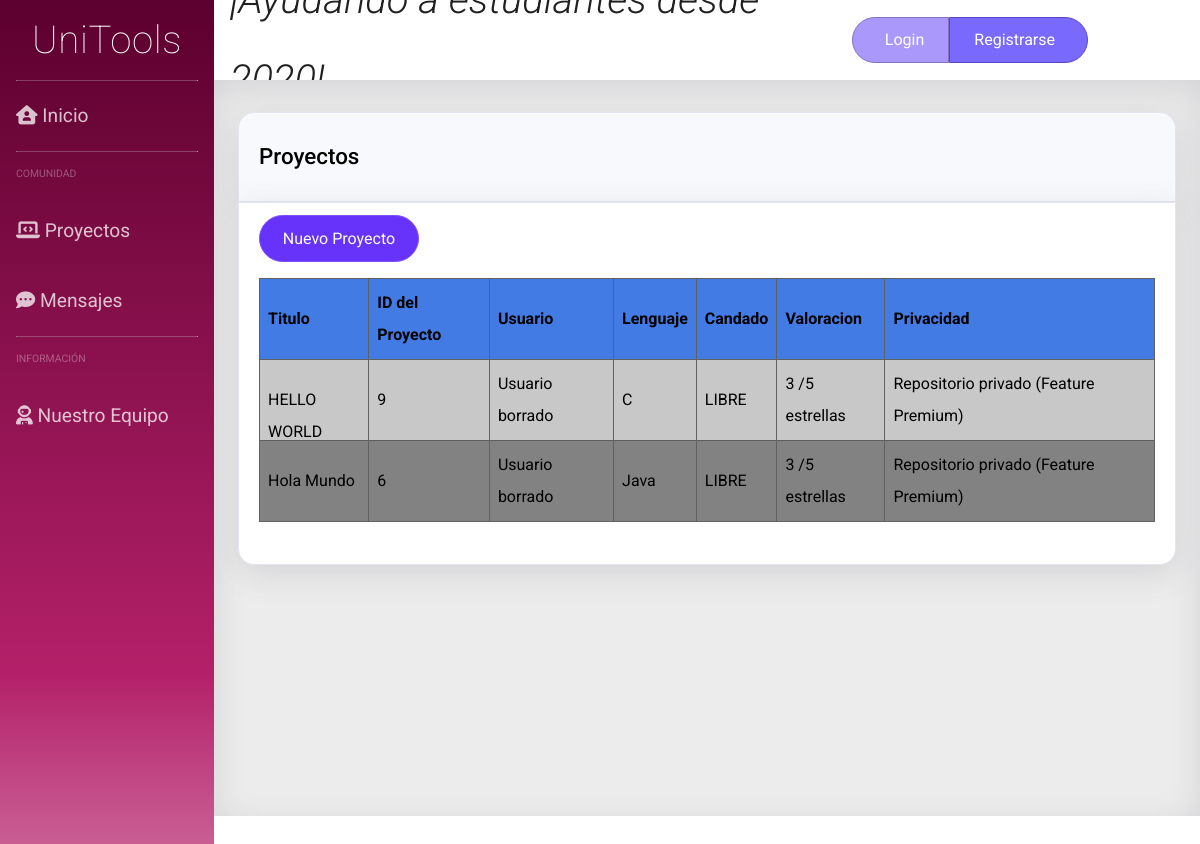
The page /proyectos.php on the database as committed earlier.
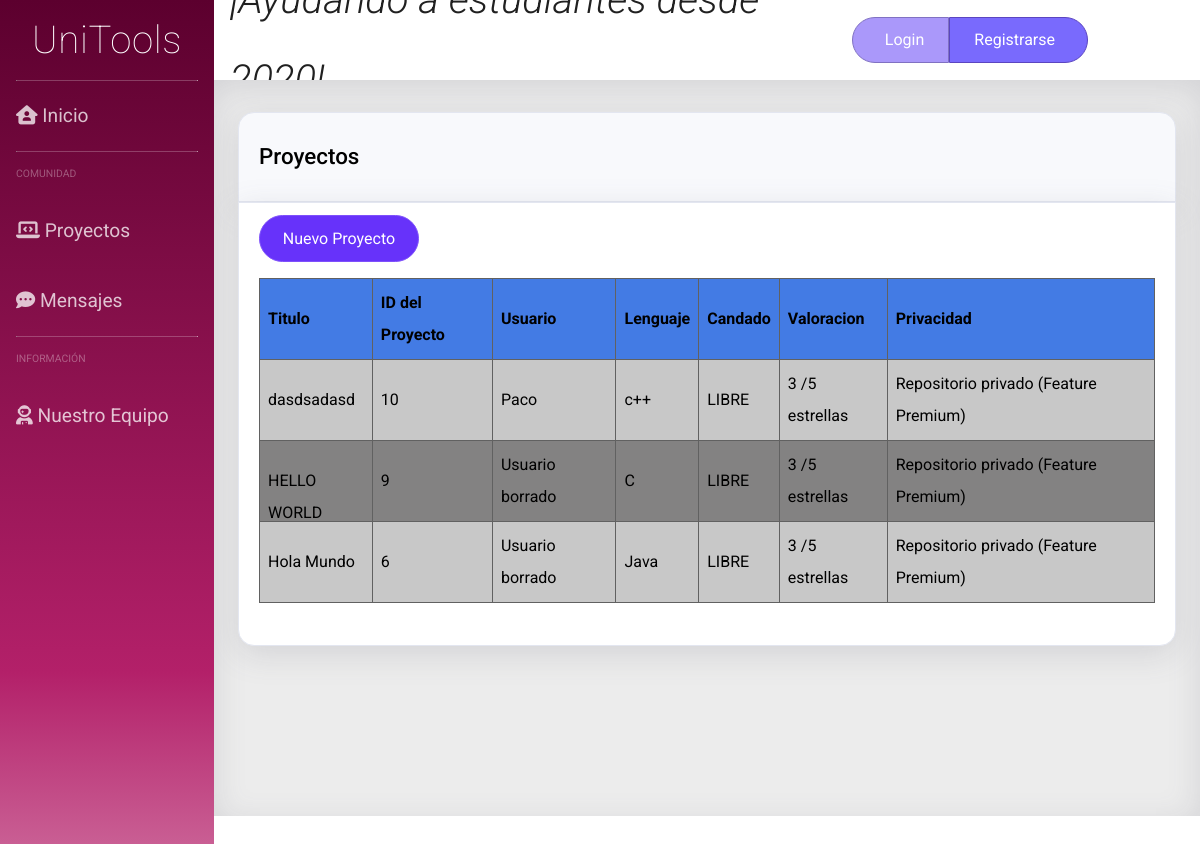
The same page on the database as committed later.
### tables this page shows
CREATE TABLE `project` (
  `id` int(11) NOT NULL,
  `titulo` varchar(100) NOT NULL,
  `candado` tinyint(1) NOT NULL,
  `userId` int(11) NOT NULL,
  `estrellas` int(11) NOT NULL,
  `privado` tinyint(1) NOT NULL,
  `lenguaje` varchar(50) NOT NULL,
  `contenido` varchar(200) NOT NULL,
  `file` varbinary(200) NOT NULL
);

CREATE TABLE `user` (
  `id_user` int(11) NOT NULL,
  `email` varchar(50) NOT NULL,
  `password` varchar(255) NOT NULL,
  `username` varchar(30) NOT NULL,
  `premium` tinyint(1) NOT NULL,
  `admin` tinyint(1) NOT NULL,
  `name` text NOT NULL,
  `aboutMe` text NOT NULL
);

### dao/project_class.php (called while the page is built, shortened)
<?php
class TOUproject {
	private $id;
	private $user;
	private $titulo;
	private $lenguaje;
  	private $candado;
	private $estrellas;
	private $privado;
  function __construct($id='',$user='',$titulo='',$contenido='',$lenguaje='',$privado='',$candado='',$estrellas='',$file='')
  {
    $this->id = $id;
    $this->user = $user;
    $this->titulo = $titulo;
    $this->lenguaje = $lenguaje;
    $this->privado = $privado;
    $this->candado = $candado;
    $this->estrellas = $estrellas;
  }
  public function get_id(){
		return $this->id;
	}
	public function get_user(){
		return $this->user;
	}
	public function get_titulo(){
		return $this->titulo;
	}
	public function get_privado(){
		return $this->privado;
	}
	public function get_lenguaje(){
		return $this->lenguaje;
	}
  public function get_candado(){
		return $this->candado;
	}
  public function get_estrellas(){
		return $this->estrellas;
	}
 }

### dao/DAO.php (called while the page is built, shortened)
<?php
class DAO {
	public $conn;
	public function __construct() {
		if (!$this->conn){
			if(isset($_SESSION['admin']) && $_SESSION['admin']){
				$this->conn = mysqli_connect("localhost", "root", "", "unitoolsdb");
			}else{
				$this->conn = mysqli_connect("localhost", "Usuario", "User", "unitoolsdb");
			}
		}
	}
	public function ejecutarConsulta($query){
		$result = mysqli_query($this->conn, $query) or die($this->conn->error);
        $array = mysqli_fetch_assoc($result);
		return $array;
	}
	public function devolverConsulta($query){
		$result = mysqli_query($this->conn, $query) or die($this->conn->error);
		return $result;
	}
}
?>

### dao/dao_project.php (called while the page is built, shortened)
<?php
include_once('DAO.php');
include_once('project_class.php');
class DAOproject extends DAO {
  public function show_all_data(){
		$sql = sprintf("SELECT * FROM project ORDER BY id DESC");
		$query = $this->devolverConsulta($sql);
        $array = [];
        while($result = mysqli_fetch_assoc($query)){
            $proj = new TOUproject($result['id'],
            $result['userId'], $result['titulo'], $result['contenido'],
             $result['lenguaje'], $result['privado'],$result['candado'],$result['estrellas']);
            array_push($array, $proj);
        }
		return $array;
	}
}

### dao/dao_user.php (called while the page is built, shortened)
<?php
include_once('DAO.php');
include_once('user_class.php');
class DAOUsuario extends DAO {
	public function search_userId($userId){
		$sql = sprintf("SELECT * FROM user WHERE id_User = $userId");
		if (!$this->ejecutarConsulta($sql))
			return null;
		else
		{
			$result = $this->ejecutarConsulta($sql);
			$user = new TOUser($result['id_user'],$result['email'],$result['password'],$result['username'],$result['premium'], $result['admin'], $result['name'], $result['aboutMe']);
			return $user;
		}
	}
}
?>

### dao/user_class.php (called while the page is built, shortened)
<?php
class TOUser {
	private $user_name;
	function __construct($userId='',$email='',$password='',$user_name='',$premium='', $admin='', $name='', $aboutMe=''){
		$this->user_name = $user_name;
	}
	public function get_username(){
		return $this->user_name;
	}
}
?>

### proyectos.php (the view, shortened to what this page needs)
<?php
include_once("dao/dao_user.php");
include_once("dao/dao_project.php");
?>
<!DOCTYPE html>
<html>
<head>
    <link rel="stylesheet" type="text/css" href="css/hoja_OG.css">
    <link rel="stylesheet" type="text/css" href="css/side_OG.css">
    <link rel="stylesheet" type="text/css" href="css/cabecera_OG.css">
    <link rel="stylesheet" type="text/css" href="css/content_OG.css">
</head>
<body>
 <div class="contenedor">
<?php
require("includes/common/navegacion_OG.php");?>
<?php
require("includes/common/cabecera_OG.php");?>
<div class="contenido">
	<div class="fb-col box" id="prs_g">
		<div class="t1 fb-row" >
			<h1>Proyectos</h1>
		</div>
		<div class="b1">
			<div class="nav_i" id="btn_nuevo_pr">
				<a class="botonForo" href="nuevo_project.php">Nuevo Proyecto</a>
			</div>
                <?php
                $dao_project = new DAOproject();
                $dao_user = new DAOUsuario();
                $res = $dao_project->show_all_data();
				?>
			 <table id="prs"  class="round">
				<tr>
					<th>Titulo</th>
					<th>ID del Proyecto</th>
					<th>Usuario</th>
					<th>Lenguaje</th>
					<th>Candado</th>
					<th>Valoracion</th>
					<th>Privacidad</th>
				</tr>
		<?php
		while (!empty($res))
		{
			$curr_proj = array_shift($res);
			$project_id = $curr_proj->get_id();
			$usuario = $dao_user->search_userId($curr_proj->get_user());
			$lenguaje = $curr_proj->get_lenguaje();
			$title = $curr_proj->get_titulo();
			$candado = $curr_proj->get_candado();
			$estrellas = $curr_proj->get_estrellas();
			$privado = $curr_proj->get_privado();
			$priv = "Repositorio publico";
			if ($usuario == null)
			{
				$username = "Usuario borrado";
			}
			else {
				$username = $usuario->get_username();
			}
		    if ($privado == 1){
		    	$priv = "Repositorio privado (Feature Premium)";
		    }
		    if ($candado == 0){
		    	$candado = "LIBRE";
		    }
		    else {
		    	$candado = "EN EDICIÓN";
		    }?>
				<tr>
					<td id="prs_link"> <a href="project.php?&id= <?php echo $project_id?> ">
						 <?php echo $title      ?> </a></td>
					<td> <?php echo $project_id ?> </td>
					<td> <?php echo $username 	?> </td>
					<td> <?php echo $lenguaje 	?> </td>
					<td> <?php echo$candado   	?> </td>
					<td> <?php echo$estrellas 	?> /5 estrellas </td>
					<td> <?php echo$priv 	  	?></td>
				</tr>
		<?php
		}?>
				</table>
				</div>
            </div>
        </div>
    </div>
</body>

### includes/common/navegacion_OG.php (shortened to what this page needs)
<head>
</head>
<ul class="side_menu margin-x0 margin-y0 color">
    <a class="side_unitools d-flex justify-content-center align-items-center margin" href=index.php>
    <div class= "side_unitools_texto c-w">
        UniTools
    </div>
    </a>
    <hr class="side_divH">
    <li class="sideop color">
        <a href=index.php>
        <i class="fas fa-house-user"></i>
        <span>Inicio</span>
        </a>
    </li>
    <hr class="side_divH">
    <?php
    if(!isset($_SESSION["login"]) || !($_SESSION["login"]))
    { ?>
        <div class="side_titulo">
            Comunidad
        </div>
        <li class="sideop color">
            <a href=proyectos.php>
            <i class="fas fa-laptop-code"></i>
            <span>Proyectos</span>
            </a>
        </li>
        <li class="sideop color">
            <a href=mensajes.php>
            <i class="fas fa-comment-dots"></i>
            <span>Mensajes</span>
            </a>
        </li>
      <?php
    }
     ?>
    <hr class="side_divH">
    <div class="side_titulo">
        Información
    </div>
    <li class="sideop color">
        <a href=team.php>
        <i class="fas fa-user-astronaut"></i>
        <span>Nuestro Equipo</span>
        </a>
    </li>
</ul>

### includes/common/cabecera_OG.php (shortened to what this page needs)
<nav class="cabecera">
<?php
    if(!isset($_SESSION["login"]) || !($_SESSION["login"]))
    { ?>
    <div class="quote flex_c">
    </div>
    <ul class="nav_iconos">
        <li class="nav_login nav_i">
            <a href=login.php>
        <span>Login</span>
        </a>
        <li class="nav_reg nav_i">
            <a href=registro.php>
        <span>Registrarse</span>
        </a>
    </ul>
     <?php }
     ?>
</nav>

### css/hoja_OG.css (style rules this page uses)
html, body { height: 100%; min-height: 100%; margin: 0; font-size: 1rem; line-height: 2; text-align: left; font-family: "Roboto", sans-serif; overflow: hidden; }
.contenedor { display: grid; grid-gap: 0; grid-template-columns: [c1] 1fr [c2] 5.5fr; grid-template-rows: [r1] 1fr [r2] 11fr; width: auto; height: auto; min-width: 100%; min-height: 100%; background-color: #fff; color: #000000; }
a { text-decoration: none; }
.fb-col { display: flex; flex-direction: column; }
.fb-row { display: flex; flex-flow: row wrap; padding-left: 0; }
.box { background-color: transparent; color: black; word-wrap: break-word; margin: 2rem 1.5rem 0; }
.t1 { border: 1px solid #e3e6f0; padding: 0.4rem 1.25rem; margin-bottom: 0; background-color: #f8f9fc; border-bottom: 1px solid #e3e6f0; border-top-left-radius: 1rem; border-top-right-radius: 1rem; border-bottom-left-radius: 0; border-bottom-right-radius: 0; color: #000; box-shadow: 0 0.5rem 2rem 0 rgba(96, 98, 114, 0.178); }
.b1 { border: 1px solid #e3e6f0; padding: 0.6rem 1.25rem; background-color: white; border-radius: 1rem; border-bottom-left-radius: 1rem; border-bottom-right-radius: 1rem; border-top-left-radius: 0; border-top-right-radius: 0; color: #000; box-shadow: 0 0.5rem 2rem 0 rgba(96, 98, 114, 0.178); }
.box h1 { font-weight: 500; font-size: 140%; }
table { width: auto; margin: 1rem 0 2rem 0; }
table, th, td { border: 1px solid rgb(97, 97, 97); border-collapse: collapse; }
th, td { text-align: left; padding: 0.5rem; }
th { background-color: #e0d7f0; color: black; }
tr:nth-child(even) { background-color: rgb(200, 200, 200); border-radius: 5rem; }
tr:nth-child(odd) { background-color: rgb(131, 130, 130); }

### css/side_OG.css (style rules this page uses)
.side_menu { grid-column: c1; grid-row: r1 / 3; display: flex; flex-direction: column; background-size: cover; padding: 0; font-size: 120%; list-style: none; }
.side_unitools { height: 5rem; text-align: left; }
.side_unitools_texto { display: inline-grid; box-sizing: border-box; overflow: hidden; font-weight: 100; font-size: 200%; letter-spacing: 0.04rem; text-align: center; }
hr.side_divH { margin-top: 0px; margin-right: 1rem; margin-bottom: 0rem; margin-left: 1rem; box-sizing: content-box; height: 0; overflow: visible; border-top: 1px solid rgba(255, 255, 255, 0.226); border-bottom: none; }
ul.color { background-color: #1f1b29; background-image: linear-gradient( 0deg, #d888b0 0%, #b32069 30%, #5c002e 100% ); }
.d-flex { display: flex; }
.margin { margin-left: 2rem; margin-right: 2rem; }
.margin-x0 { margin-left: 0px; margin-right: 0px; }
.margin-y0 { margin-top: 0px; margin-bottom: 0px; }
.align-items-center { align-items: center; }
.justify-content-center { justify-content: center; }
.c-w { color: rgb(255, 255, 255); }
li.sideop { position: relative; list-style: none; box-sizing: border-box; }
li.sideop a { display: block; padding: 1rem 0 1rem 1rem; color: rgba(255, 255, 255, 0.753); transition: background-color 2s; transition: color 0.5s; }
.side_titulo { color: rgba(255, 255, 255, 0.329); text-transform: uppercase; text-align: left; padding: 0.2rem 0 0.2rem 1rem; font-weight: 400; font-size: 0.65rem; padding-top: 0.7rem; padding-bottom: 0.7rem; }

### css/cabecera_OG.css (style rules this page uses)
.cabecera { grid-column: c2; grid-row: r1; display: flex; background-color: rgb(255, 255, 255); color: rgb(32, 32, 32); font-size: 100%; padding: 0; margin: 0; height: 5rem; z-index: 1; }
.quote { overflow: hidden; flex-direction: row; margin-right: 0; margin-left: 1rem; padding-left: 0; padding-right: 0; font-style: italic; font-weight: 300; font-size: 250%; }
.nav_iconos { display: flex; flex-direction: row; padding-left: 0; padding-right: 0; list-style: none; margin-top: auto; margin-bottom: auto; margin-left: auto; margin-right: 7rem; box-sizing: border-box; }
.nav_i { color: #fff; border-color: #ffffff; display: inline-block; text-align: center; font-size: 1rem; border-radius: 2rem; }
.nav_login { background-color: #aa98fa; border: 1px solid #8071c2; border-top-right-radius: 0; border-bottom-right-radius: 0; }
.nav_reg { background-color: #796afd; border: 1px solid rgb(91, 69, 192); border-top-left-radius: 0; border-bottom-left-radius: 0; }
.nav_i a { display: block; padding: 1rem; color: rgb(255, 255, 255); cursor: pointer; border: none; transition: 0.5s; }
li.nav_login a { padding: 0.4rem 1.5rem 0.4rem 2rem; }
li.nav_reg a { padding: 0.4rem 2rem 0.4rem 1.5rem; }
.flex_c { display: flex; align-items: center; justify-content: center; box-sizing: border-box; }

Rows that differ between the two databases and show on the page:
added project: titulo "dasdsadasd", id "10", userId.username "Paco", lenguaje "c++", candado "LIBRE", estrellas "3", privado "Repositorio privado (Feature Premium)"
